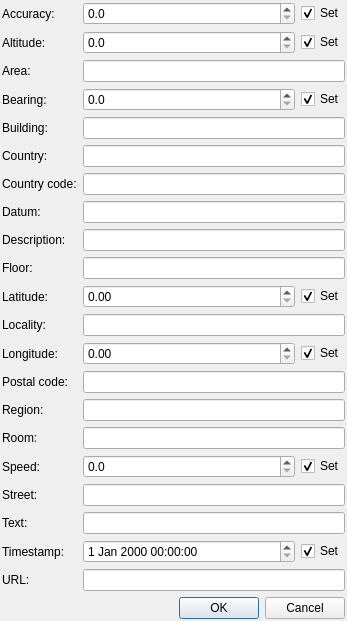
<?xml version="1.0" encoding="UTF-8"?>
<ui version="4.0">
 <class>LocationDialog</class>
 <widget class="QDialog" name="LocationDialog">
  <property name="geometry">
   <rect>
    <x>0</x>
    <y>0</y>
    <width>347</width>
    <height>608</height>
   </rect>
  </property>
  <property name="windowTitle">
   <string>Location</string>
  </property>
  <layout class="QFormLayout" name="formLayout">
   <property name="fieldGrowthPolicy">
    <enum>QFormLayout::AllNonFixedFieldsGrow</enum>
   </property>
   <property name="margin">
    <number>2</number>
   </property>
   <item row="0" column="0">
    <widget class="QLabel" name="label">
     <property name="text">
      <string>Accuracy:</string>
     </property>
    </widget>
   </item>
   <item row="0" column="1">
    <layout class="QHBoxLayout" name="horizontalLayout">
     <item>
      <widget class="QDoubleSpinBox" name="Accuracy_">
       <property name="sizePolicy">
        <sizepolicy hsizetype="Expanding" vsizetype="Fixed">
         <horstretch>0</horstretch>
         <verstretch>0</verstretch>
        </sizepolicy>
       </property>
       <property name="decimals">
        <number>1</number>
       </property>
      </widget>
     </item>
     <item>
      <widget class="QCheckBox" name="SetAccuracy_">
       <property name="text">
        <string>Set</string>
       </property>
       <property name="checked">
        <bool>true</bool>
       </property>
      </widget>
     </item>
    </layout>
   </item>
   <item row="1" column="0">
    <widget class="QLabel" name="label_2">
     <property name="text">
      <string>Altitude:</string>
     </property>
    </widget>
   </item>
   <item row="1" column="1">
    <layout class="QHBoxLayout" name="horizontalLayout_2">
     <item>
      <widget class="QDoubleSpinBox" name="Altitude_">
       <property name="sizePolicy">
        <sizepolicy hsizetype="Expanding" vsizetype="Fixed">
         <horstretch>0</horstretch>
         <verstretch>0</verstretch>
        </sizepolicy>
       </property>
       <property name="decimals">
        <number>1</number>
       </property>
      </widget>
     </item>
     <item>
      <widget class="QCheckBox" name="SetAltitude_">
       <property name="text">
        <string>Set</string>
       </property>
       <property name="checked">
        <bool>true</bool>
       </property>
      </widget>
     </item>
    </layout>
   </item>
   <item row="2" column="0">
    <widget class="QLabel" name="label_4">
     <property name="text">
      <string>Area:</string>
     </property>
    </widget>
   </item>
   <item row="2" column="1">
    <widget class="QLineEdit" name="Area_"/>
   </item>
   <item row="3" column="0">
    <widget class="QLabel" name="label_5">
     <property name="text">
      <string>Bearing:</string>
     </property>
    </widget>
   </item>
   <item row="3" column="1">
    <layout class="QHBoxLayout" name="horizontalLayout_3">
     <item>
      <widget class="QDoubleSpinBox" name="Bearing_">
       <property name="sizePolicy">
        <sizepolicy hsizetype="Expanding" vsizetype="Fixed">
         <horstretch>0</horstretch>
         <verstretch>0</verstretch>
        </sizepolicy>
       </property>
       <property name="decimals">
        <number>1</number>
       </property>
      </widget>
     </item>
     <item>
      <widget class="QCheckBox" name="SetBearing_">
       <property name="text">
        <string>Set</string>
       </property>
       <property name="checked">
        <bool>true</bool>
       </property>
      </widget>
     </item>
    </layout>
   </item>
   <item row="4" column="0">
    <widget class="QLabel" name="label_19">
     <property name="text">
      <string>Building:</string>
     </property>
    </widget>
   </item>
   <item row="4" column="1">
    <widget class="QLineEdit" name="Building_"/>
   </item>
   <item row="5" column="0">
    <widget class="QLabel" name="label_21">
     <property name="text">
      <string>Country:</string>
     </property>
    </widget>
   </item>
   <item row="5" column="1">
    <widget class="QLineEdit" name="Country_"/>
   </item>
   <item row="6" column="0">
    <widget class="QLabel" name="label_22">
     <property name="text">
      <string>Country code:</string>
     </property>
    </widget>
   </item>
   <item row="6" column="1">
    <widget class="QLineEdit" name="CountryCode_"/>
   </item>
   <item row="7" column="0">
    <widget class="QLabel" name="label_7">
     <property name="text">
      <string>Datum:</string>
     </property>
    </widget>
   </item>
   <item row="7" column="1">
    <widget class="QLineEdit" name="Datum_"/>
   </item>
   <item row="8" column="0">
    <widget class="QLabel" name="label_8">
     <property name="text">
      <string>Description:</string>
     </property>
    </widget>
   </item>
   <item row="8" column="1">
    <widget class="QLineEdit" name="Description_"/>
   </item>
   <item row="9" column="0">
    <widget class="QLabel" name="label_12">
     <property name="text">
      <string>Floor:</string>
     </property>
    </widget>
   </item>
   <item row="9" column="1">
    <widget class="QLineEdit" name="Floor_"/>
   </item>
   <item row="10" column="0">
    <widget class="QLabel" name="label_23">
     <property name="text">
      <string>Latitude:</string>
     </property>
    </widget>
   </item>
   <item row="10" column="1">
    <layout class="QHBoxLayout" name="horizontalLayout_4">
     <item>
      <widget class="QDoubleSpinBox" name="Latitude_">
       <property name="sizePolicy">
        <sizepolicy hsizetype="Expanding" vsizetype="Fixed">
         <horstretch>0</horstretch>
         <verstretch>0</verstretch>
        </sizepolicy>
       </property>
      </widget>
     </item>
     <item>
      <widget class="QCheckBox" name="SetLatitude_">
       <property name="text">
        <string>Set</string>
       </property>
       <property name="checked">
        <bool>true</bool>
       </property>
      </widget>
     </item>
    </layout>
   </item>
   <item row="11" column="0">
    <widget class="QLabel" name="label_9">
     <property name="text">
      <string>Locality:</string>
     </property>
    </widget>
   </item>
   <item row="11" column="1">
    <widget class="QLineEdit" name="Locality_"/>
   </item>
   <item row="12" column="0">
    <widget class="QLabel" name="label_10">
     <property name="text">
      <string>Longitude:</string>
     </property>
    </widget>
   </item>
   <item row="12" column="1">
    <layout class="QHBoxLayout" name="horizontalLayout_5">
     <item>
      <widget class="QDoubleSpinBox" name="Longitude_">
       <property name="sizePolicy">
        <sizepolicy hsizetype="Expanding" vsizetype="Fixed">
         <horstretch>0</horstretch>
         <verstretch>0</verstretch>
        </sizepolicy>
       </property>
      </widget>
     </item>
     <item>
      <widget class="QCheckBox" name="SetLongitude_">
       <property name="text">
        <string>Set</string>
       </property>
       <property name="checked">
        <bool>true</bool>
       </property>
      </widget>
     </item>
    </layout>
   </item>
   <item row="13" column="0">
    <widget class="QLabel" name="label_11">
     <property name="text">
      <string>Postal code:</string>
     </property>
    </widget>
   </item>
   <item row="13" column="1">
    <widget class="QLineEdit" name="PostalCode_"/>
   </item>
   <item row="14" column="0">
    <widget class="QLabel" name="label_6">
     <property name="text">
      <string>Region:</string>
     </property>
    </widget>
   </item>
   <item row="14" column="1">
    <widget class="QLineEdit" name="Region_"/>
   </item>
   <item row="15" column="0">
    <widget class="QLabel" name="label_14">
     <property name="text">
      <string>Room:</string>
     </property>
    </widget>
   </item>
   <item row="15" column="1">
    <widget class="QLineEdit" name="Room_"/>
   </item>
   <item row="16" column="0">
    <widget class="QLabel" name="label_15">
     <property name="text">
      <string>Speed:</string>
     </property>
    </widget>
   </item>
   <item row="16" column="1">
    <layout class="QHBoxLayout" name="horizontalLayout_6">
     <item>
      <widget class="QDoubleSpinBox" name="Speed_">
       <property name="sizePolicy">
        <sizepolicy hsizetype="Expanding" vsizetype="Fixed">
         <horstretch>0</horstretch>
         <verstretch>0</verstretch>
        </sizepolicy>
       </property>
       <property name="decimals">
        <number>1</number>
       </property>
      </widget>
     </item>
     <item>
      <widget class="QCheckBox" name="SetSpeed_">
       <property name="text">
        <string>Set</string>
       </property>
       <property name="checked">
        <bool>true</bool>
       </property>
      </widget>
     </item>
    </layout>
   </item>
   <item row="17" column="0">
    <widget class="QLabel" name="label_17">
     <property name="text">
      <string>Street:</string>
     </property>
    </widget>
   </item>
   <item row="17" column="1">
    <widget class="QLineEdit" name="Street_"/>
   </item>
   <item row="18" column="0">
    <widget class="QLabel" name="label_18">
     <property name="text">
      <string>Text:</string>
     </property>
    </widget>
   </item>
   <item row="18" column="1">
    <widget class="QLineEdit" name="Text_"/>
   </item>
   <item row="19" column="0">
    <widget class="QLabel" name="label_20">
     <property name="text">
      <string>Timestamp:</string>
     </property>
    </widget>
   </item>
   <item row="19" column="1">
    <layout class="QHBoxLayout" name="horizontalLayout_7">
     <item>
      <widget class="QDateTimeEdit" name="Timestamp_">
       <property name="sizePolicy">
        <sizepolicy hsizetype="Expanding" vsizetype="Fixed">
         <horstretch>0</horstretch>
         <verstretch>0</verstretch>
        </sizepolicy>
       </property>
       <property name="timeSpec">
        <enum>Qt::UTC</enum>
       </property>
      </widget>
     </item>
     <item>
      <widget class="QCheckBox" name="SetTimestamp_">
       <property name="text">
        <string>Set</string>
       </property>
       <property name="checked">
        <bool>true</bool>
       </property>
      </widget>
     </item>
    </layout>
   </item>
   <item row="20" column="0">
    <widget class="QLabel" name="label_16">
     <property name="text">
      <string>URL:</string>
     </property>
    </widget>
   </item>
   <item row="20" column="1">
    <widget class="QLineEdit" name="URL_"/>
   </item>
   <item row="21" column="0" colspan="2">
    <widget class="QDialogButtonBox" name="buttonBox">
     <property name="orientation">
      <enum>Qt::Horizontal</enum>
     </property>
     <property name="standardButtons">
      <set>QDialogButtonBox::Cancel|QDialogButtonBox::Ok</set>
     </property>
    </widget>
   </item>
  </layout>
 </widget>
 <resources/>
 <connections>
  <connection>
   <sender>buttonBox</sender>
   <signal>accepted()</signal>
   <receiver>LocationDialog</receiver>
   <slot>accept()</slot>
   <hints>
    <hint type="sourcelabel">
     <x>220</x>
     <y>597</y>
    </hint>
    <hint type="destinationlabel">
     <x>157</x>
     <y>274</y>
    </hint>
   </hints>
  </connection>
  <connection>
   <sender>buttonBox</sender>
   <signal>rejected()</signal>
   <receiver>LocationDialog</receiver>
   <slot>reject()</slot>
   <hints>
    <hint type="sourcelabel">
     <x>288</x>
     <y>603</y>
    </hint>
    <hint type="destinationlabel">
     <x>286</x>
     <y>274</y>
    </hint>
   </hints>
  </connection>
  <connection>
   <sender>SetAccuracy_</sender>
   <signal>toggled(bool)</signal>
   <receiver>Accuracy_</receiver>
   <slot>setEnabled(bool)</slot>
   <hints>
    <hint type="sourcelabel">
     <x>315</x>
     <y>19</y>
    </hint>
    <hint type="destinationlabel">
     <x>256</x>
     <y>13</y>
    </hint>
   </hints>
  </connection>
  <connection>
   <sender>SetAltitude_</sender>
   <signal>toggled(bool)</signal>
   <receiver>Altitude_</receiver>
   <slot>setEnabled(bool)</slot>
   <hints>
    <hint type="sourcelabel">
     <x>307</x>
     <y>43</y>
    </hint>
    <hint type="destinationlabel">
     <x>253</x>
     <y>41</y>
    </hint>
   </hints>
  </connection>
  <connection>
   <sender>SetBearing_</sender>
   <signal>toggled(bool)</signal>
   <receiver>Bearing_</receiver>
   <slot>setEnabled(bool)</slot>
   <hints>
    <hint type="sourcelabel">
     <x>312</x>
     <y>103</y>
    </hint>
    <hint type="destinationlabel">
     <x>277</x>
     <y>106</y>
    </hint>
   </hints>
  </connection>
  <connection>
   <sender>SetLatitude_</sender>
   <signal>toggled(bool)</signal>
   <receiver>Latitude_</receiver>
   <slot>setEnabled(bool)</slot>
   <hints>
    <hint type="sourcelabel">
     <x>318</x>
     <y>288</y>
    </hint>
    <hint type="destinationlabel">
     <x>264</x>
     <y>288</y>
    </hint>
   </hints>
  </connection>
  <connection>
   <sender>SetLongitude_</sender>
   <signal>toggled(bool)</signal>
   <receiver>Longitude_</receiver>
   <slot>setEnabled(bool)</slot>
   <hints>
    <hint type="sourcelabel">
     <x>314</x>
     <y>339</y>
    </hint>
    <hint type="destinationlabel">
     <x>266</x>
     <y>345</y>
    </hint>
   </hints>
  </connection>
  <connection>
   <sender>SetSpeed_</sender>
   <signal>toggled(bool)</signal>
   <receiver>Speed_</receiver>
   <slot>setEnabled(bool)</slot>
   <hints>
    <hint type="sourcelabel">
     <x>324</x>
     <y>451</y>
    </hint>
    <hint type="destinationlabel">
     <x>256</x>
     <y>455</y>
    </hint>
   </hints>
  </connection>
  <connection>
   <sender>SetTimestamp_</sender>
   <signal>toggled(bool)</signal>
   <receiver>Timestamp_</receiver>
   <slot>setEnabled(bool)</slot>
   <hints>
    <hint type="sourcelabel">
     <x>320</x>
     <y>536</y>
    </hint>
    <hint type="destinationlabel">
     <x>265</x>
     <y>539</y>
    </hint>
   </hints>
  </connection>
 </connections>
</ui>
